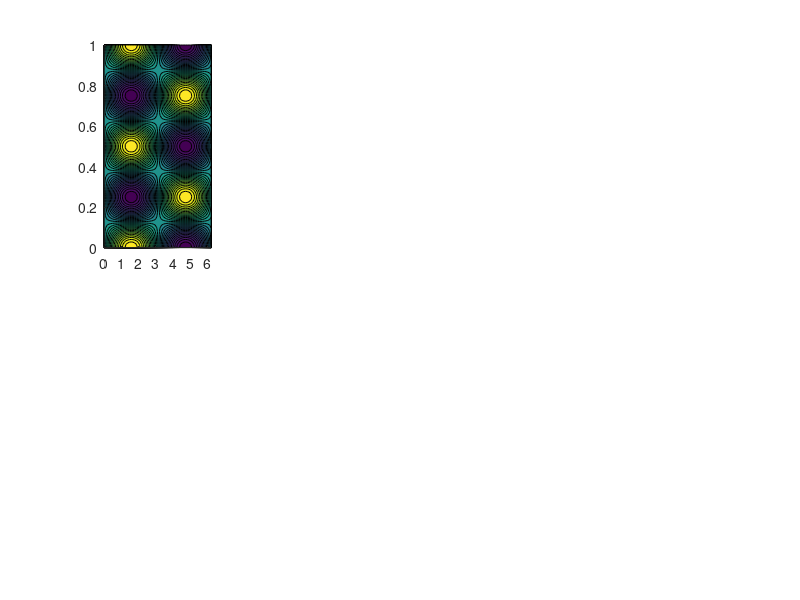

MATLAB code to generate this figure: (Note: this script raises an error after producing the figure.)
clear; clc; close all

% Parameters
nx = 64;
ny = nx;
Lx = 2*pi;
Ly = 1.0;

dx  = Lx / nx;
dy  = Ly / (ny - 1);
dyi = 1/dy;

x = (0:nx-1)*dx;
y = linspace(0,Ly,ny);

n = 1;
m = 2;

% Exact solution and RHS
A_coef = -1 / (n^2 + (2*pi*m/Ly)^2);

pext = zeros(nx,ny);
rhsp = zeros(nx,ny);

for i = 1:nx
    for j = 1:ny
        pext(i,j) = A_coef * sin(n*x(i)) * cos(2*pi*m*y(j)/Ly);
        rhsp(i,j) =        sin(n*x(i)) * cos(2*pi*m*y(j)/Ly);
    end
end

% FFT in x
rhspc = fft(rhsp,[],1);
rhspc = rhspc(1:nx/2+1,:);

kx  = (0:nx/2) * (2*pi/Lx);
kx2 = kx.^2;

% Preallocate
pc = zeros(nx/2+1, ny);

% Loop over Fourier modes
for i = 1:nx/2+1

    % --- Allocate tridiagonal system including ghost cells ---
    N = ny + 2;      % j = 0 ... ny+1
    a = zeros(N,1);
    b = zeros(N,1);
    c = zeros(N,1);
    d = zeros(N,1);

    % --- Interior rows: j = 1 ... ny ---
    for j = 1:ny
        a(j+1) =  dyi^2;
        b(j+1) = -2*dyi^2 - kx2(i);
        c(j+1) =  dyi^2;
        d(j+1) = rhspc(i,j);
    end

    % --- Neumann BC at bottom: p(1) - p(0) = 0 ---
    % row j=0 in ghost system
    a(1) = 0;
    b(1) = -1;
    c(1) = +1;
    d(1) = 0;

    % --- Neumann BC at top: p(ny+1) - p(ny) = 0 ---
    % row j = ny+1
    a(ny+2) = +1;
    b(ny+2) = -1;
    c(ny+2) =  0;
    d(ny+2) =  0;

    % --- Pressure fix for kx=0 mode ---
    if i == 1
        % Enforce p(1)=0  → row j=1 in extended system = interior j=1
        b(2) = 1;
        c(2) = 0;
        d(2) = 0;
    end

    % === TDMA ===
    % Forward sweep
    for j = 2:N
        factor = a(j)/b(j-1);
        b(j) = b(j) - factor*c(j-1);
        d(j) = d(j) - factor*d(j-1);
    end

    % Back substitution
    sol = zeros(N,1);
    sol(N) = d(N)/b(N);
    for j = N-1:-1:1
        sol(j) = (d(j) - c(j)*sol(j+1)) / b(j);
    end

    % Extract interior j = 1:ny from sol(j+1)
    pc(i,:) = sol(2:ny+1).';
end

% Reconstruct full spectrum
p_hat_full = zeros(nx,ny);
p_hat_full(1:nx/2+1,:) = pc;
for i = 2:nx/2
    p_hat_full(nx-i+2,:) = conj(pc(i,:));
end

% Inverse FFT in x
p = real(ifft(p_hat_full,[],1));

% L2 error
err = p - pext;
l2norm = sqrt(mean(err(:).^2));
disp(['L2 error = ', num2str(l2norm)]);

% Plot results from Matlab
figure(3)
subplot(2,4,1)
contourf(x,y,rhsp', 30, 'EdgeColor', 'none');
hold on
title('RHS - Matlab'); 
xlabel('x'); 
ylabel('y');
colorbar
hold off

subplot(2,4,2)
contourf(x, y, p', 30, 'EdgeColor', 'none');
hold on
title('Numerical - Matlab'); 
xlabel('x'); 
ylabel('y');
colorbar
hold off

subplot(2,4,3)
contourf(x, y, pext', 30, 'EdgeColor', 'none');
title('Analytical'); 
xlabel('x'); 
ylabel('y');
colorbar
hold off

subplot(2,4,4)
contourf(x, y, (p-pext)', 30, 'EdgeColor', 'none');
title('Error - Matlab'); 
xlabel('x'); 
ylabel('y');
colorbar
hold off